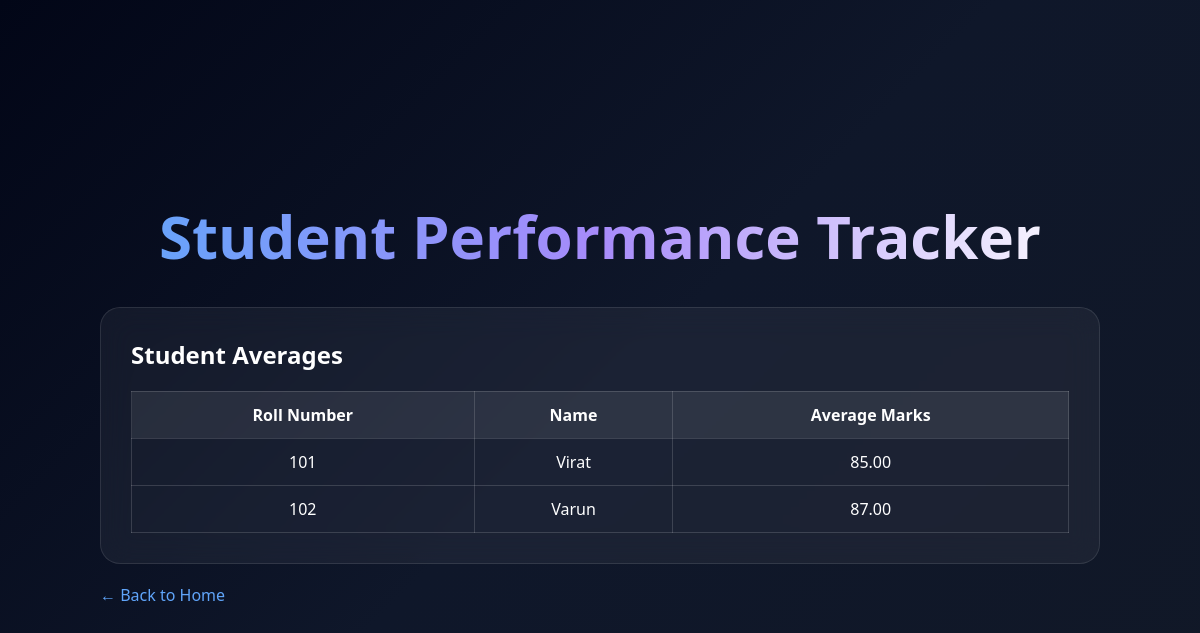
The app's page /class_average, older data.
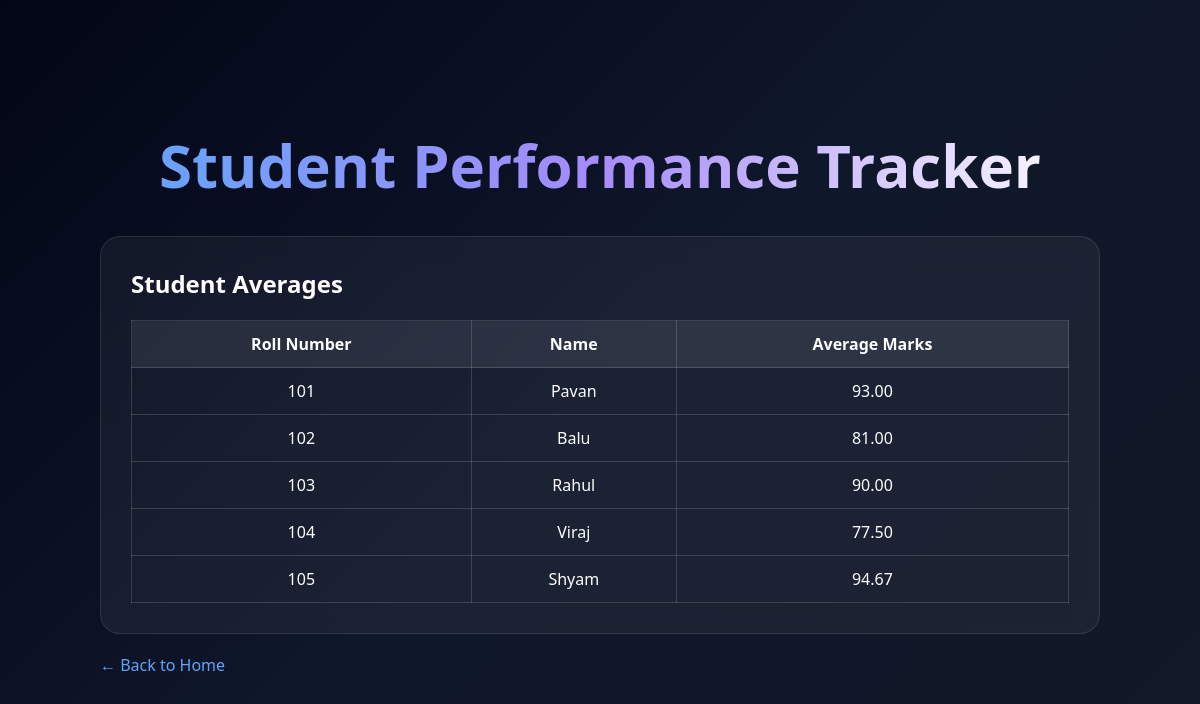
The same page, newer data.
### tables this page shows
CREATE TABLE students (
    roll_number TEXT PRIMARY KEY,
    name TEXT NOT NULL
);

### app.py (the view)
@app.route("/class_average")
def class_average():
    conn = get_connection()
    cursor = conn.cursor()
    cursor.execute("""
        SELECT s.roll_number,
               s.name,
               AVG(g.marks) AS average_marks
        FROM students s
        LEFT JOIN grades g
        ON s.roll_number = g.roll_number
        GROUP BY s.roll_number, s.name
    """)
    averages = cursor.fetchall()
    conn.close()
    return render_template(
        "class_average.html",
        averages=averages
    )

### db.py (called while the page is built)
def get_connection():
    conn = sqlite3.connect("student_tracker.db")
    conn.row_factory = sqlite3.Row
    return conn

### templates/class_average.html (shortened to what this page needs)
<!DOCTYPE html>
<html>
<head>
    <link rel="stylesheet"
          href="{{ url_for('static', filename='style.css') }}">
</head>
<body>
<div class="page-container">
<h1>Student Performance Tracker</h1>
<div class="table-card">
<h2>Student Averages</h2>
<table>
<tr>
    <th>Roll Number</th>
    <th>Name</th>
    <th>Average Marks</th>
</tr>
{% for student in averages %}
<tr>
    <td>{{ student[0] }}</td>
    <td>{{ student[1] }}</td>
    <td>
        {% if student[2] %}
            {{ "%.2f"|format(student[2]) }}
        {% else %}
            No Grades
        {% endif %}
    </td>
</tr>
{% endfor %}
</table>
</div>
<a href="/" class="back-btn">
← Back to Home
</a>
</div>
</body>
</html>

Row changes from the older to the newer data that the page shows:
changed students id 101: name "Virat" → "Pavan"; student "85.00" → "93.00"
changed students id 102: name "Varun" → "Balu"; student "87.00" → "81.00"
added students: roll_number "103", name "Rahul", student "90.00"
added students: roll_number "104", name "Viraj", student "77.50"
added students: roll_number "105", name "Shyam", student "94.67"
